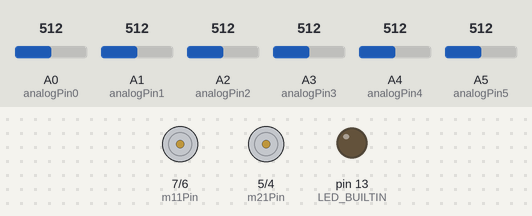
The sketch below on a simulated Arduino Uno, built with avr-gcc and run on an emulated ATmega328P. Parts: motor-driver pin pairs drawn as motors (green arrow = first pin HIGH = forward, orange = second pin HIGH = backward, longer = more drive, scaled by the enable pin), output pins drawn as LEDs (lit = HIGH). Inputs (shaded band) come from the test bench; at power-on: A0 (analogPin0) = 512, A1 (analogPin1) = 512, A2 (analogPin2) = 512, A3 (analogPin3) = 512, A4 (analogPin4) = 512, A5 (analogPin5) = 512.

Above: at 0.1 s.
At 0.6 s:
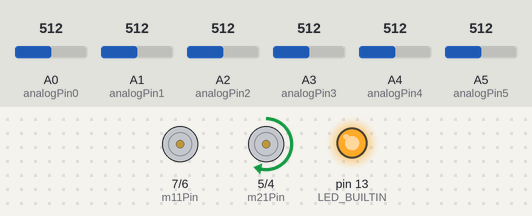
At 3.1 s:
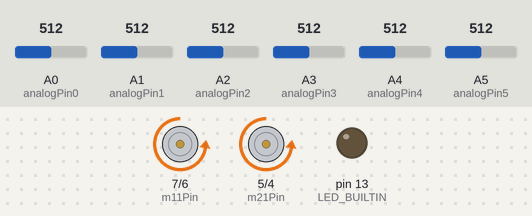
Timing chart, 0 to 4.6 s (numbered marks = the images above):
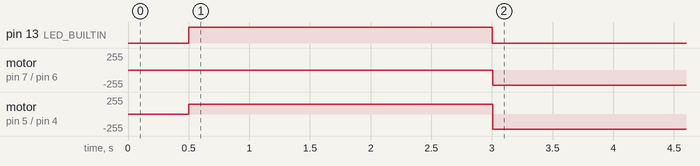

Measured:
- by itself, motor on pin 7 (m11Pin) / pin 6 (m12Pin): stopped → backward 225/255 at 3.0 s
- by itself, motor on pin 5 (m21Pin) / pin 4 (m22Pin): stopped → forward 150/255 at 0.50 s, → backward 225/255 2.5 s later

The sketch:

Line_follower.ino
```cpp
#include <QTRSensors.h>
const int m11Pin = 7;
const int m12Pin = 6;
const int m21Pin = 5;
const int m22Pin = 4;
const int m1Enable = 11;
const int m2Enable = 10;

const int analogPin0 = A0;
const int analogPin1 = A1;
const int analogPin2 = A2;
const int analogPin3 = A3;
const int analogPin4 = A4;
const int analogPin5 = A5;

int m1Speed = 0;
int m2Speed = 0;

unsigned long currentTime;
int rotationTime = 650;

// increase kp’s value and see what happens
float kp = 10;
float ki = 0;
float kd = 2;

int p = 0;
int i = 0.002;
int d = 0;

int error = 0;
int lastError = 0;

const int maxSpeed = 255;
const int minSpeed = -255;

const int baseSpeed = 225;

QTRSensors qtr;

int forwardTime = 300;
int checkForwardTime = 0;
int forwardMovement = 150;
int restMotor = 0;
int isToRight = 0;
int lineCounter = 0;
int maximumCrosses = 5;
int  qtrPinA = 0;//analogRead(A0);
int  qtrPinB = 0;
int  qtrPinC = 0;
int  qtrPinD = 0;
int  qtrPinE = 0;
int  qtrPinF = 0;
int timeToRest = 100;

const byte rightDirection = 0;
const byte leftDirection = 1;
const int calibrationTh = 300;

const int sensorCount = 6;
int sensorValues[sensorCount];
int sensors[sensorCount] = {0, 0, 0, 0, 0, 0};
void setup() {

  // pinMode setup
  pinMode(m11Pin, OUTPUT);
  pinMode(m12Pin, OUTPUT);
  pinMode(m21Pin, OUTPUT);
  pinMode(m22Pin, OUTPUT);
  pinMode(m1Enable, OUTPUT);
  pinMode(m2Enable, OUTPUT);

  qtr.setTypeAnalog();
  qtr.setSensorPins((const uint8_t[]){A0, A1, A2, A3, A4, A5}, sensorCount);

  delay(500);
  pinMode(LED_BUILTIN, OUTPUT);
  digitalWrite(LED_BUILTIN, HIGH); // turn on Arduino's LED to indicate we are in calibration mode

  currentTime = millis();
  // calibrate the sensor
  verifyDirection();
  calibration();
  digitalWrite(LED_BUILTIN, LOW);

  Serial.begin(9600);

}

void moveLeft() {
  if (isToRight == rightDirection) {
    m1Speed = restMotor;
    m2Speed = -forwardMovement;
  }
}

void moveRight() {
  if (isToRight == leftDirection) {
    m1Speed = restMotor;
    m2Speed = forwardMovement;
  }
}

void readInput() {
  qtrPinA = analogRead(analogPin5);
  qtrPinB = analogRead(analogPin4);
  qtrPinC = analogRead(analogPin3);
  qtrPinD = analogRead(analogPin2);
  qtrPinE = analogRead(analogPin1);
  qtrPinF = analogRead(analogPin0);
}

void verifyDirection() {
  readInput();
  if ((qtrPinA > calibrationTh) && (qtrPinF < calibrationTh)) { //este in dreapta
    isToRight = rightDirection;
  }

  if ((qtrPinF > calibrationTh) && (qtrPinA < calibrationTh)) { // este in stanga
    isToRight = leftDirection;
  }
}

unsigned long timer = 0;
const long time = 2500;

void calibration() {
  readInput();
  timer = millis();
  while (lineCounter < maximumCrosses) {
    if (millis() - timer > time)
      break;
    if(isToRight == rightDirection) { // initial e in dreapta si line counter = 0
      readInput();
      moveLeft();
    }
    else {
      readInput();
      moveRight();
    }
    setMotorSpeed(m1Speed, m2Speed);
    verifyDirection();
    qtr.calibrate();
  }
}

const int maxSensorValue = 5000;
const int minSensorValue = 0;
const int maxMappingValue = 30;
const int minMappingValue = -30;
const int errorTh = 0;
const int bigAngleTh = 20;
const int lowKp = 10;
const int highKp = 17;
const int lowKd = 3.5;
const int highKd = 4;
const int adjustValue = 40;

void loop() {
  int error = map(qtr.readLineBlack(sensorValues), minSensorValue, maxSensorValue, minMappingValue, maxMappingValue);

  int motorSpeed = kp * p + ki * i + kd * d; // = error in this case

  m1Speed = baseSpeed;
  m2Speed = baseSpeed;

  //adjustments for big angles
  if (error < errorTh) {
    m1Speed += motorSpeed;
  }
  else if (error > errorTh) {
    m2Speed -= motorSpeed;
  }

  if (error <= -1 * bigAngleTh) {
    m2Speed -= adjustValue;
  } else if (error >= bigAngleTh)
    m1Speed -= adjustValue;

  m1Speed = constrain(m1Speed, minSpeed, maxSpeed);
  m2Speed = constrain(m2Speed, minSpeed, maxSpeed);

  setMotorSpeed(m1Speed, m2Speed);

}

void pidControl(float kp, float ki, float kd) {
  p = error;
  i = i + error;
  d = error - lastError;
  lastError = error;

  if (error > bigAngleTh){
    kp = highKp;
    kd = highKd;
  }
  else {
    kp = lowKp;
    kd = lowKd;
  }
}


// each arguments takes values between -255 and 255. The negative values represent the motor speed in reverse.
void setMotorSpeed(int motor1Speed, int motor2Speed) {
   motor1Speed = -motor1Speed;
   motor2Speed = -motor2Speed;
  if (motor1Speed == 0) {
    digitalWrite(m11Pin, LOW);
    digitalWrite(m12Pin, LOW);
    analogWrite(m1Enable, motor1Speed);
  }
  else {
    if (motor1Speed > 0) {
      digitalWrite(m11Pin, HIGH);
      digitalWrite(m12Pin, LOW);
      analogWrite(m1Enable, motor1Speed);
    }
    if (motor1Speed < 0) {
      digitalWrite(m11Pin, LOW);
      digitalWrite(m12Pin, HIGH);
      analogWrite(m1Enable, -motor1Speed);
    }
  }
  if (motor2Speed == 0) {
    digitalWrite(m21Pin, LOW);
    digitalWrite(m22Pin, LOW);
    analogWrite(m2Enable, motor2Speed);
  }
  else {
    if (motor2Speed > 0) {
      digitalWrite(m21Pin, HIGH);
      digitalWrite(m22Pin, LOW);
      analogWrite(m2Enable, motor2Speed);
    }
    if (motor2Speed < 0) {
      digitalWrite(m21Pin, LOW);
      digitalWrite(m22Pin, HIGH);
      analogWrite(m2Enable, -motor2Speed);
    }
  }
}
```
